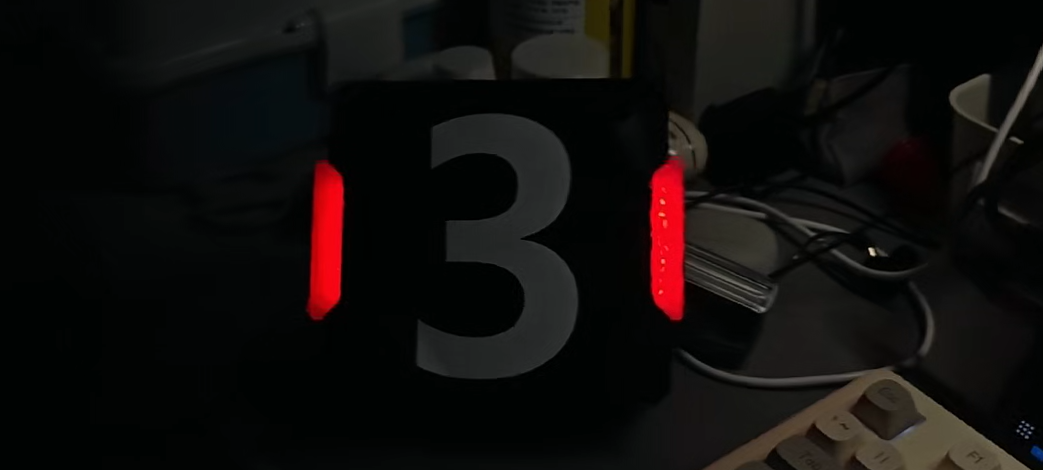
//> input picture 25机器人潘鑫润/培训3/hsv_demo/armor.jpg, 1043 x 470 px
$ ./main   (built with g++ and OpenCV 4)
//> lines starting //> are read from the running program, lines starting //| are printed output that depends on the picture; after the words box and inside, x2 and y2 are one past the last pixel; in counts of white or black regions, pixels touching at a corner belong together
#include <opencv2/opencv.hpp>
#include <opencv2/core/utils/filesystem.hpp>
#include <iostream>
#include <string>
#include <vector>
#include <algorithm>

// ==================== 确保输出目录存在 ====================
static void ensure_dir(const std::string &dir)
{
    cv::utils::fs::createDirectory(dir);              // 已存在则不报错
}

// ==================== 批量：单通道 → 三通道 ====================
static std::vector<cv::Mat> to_bgr_all(const std::vector<cv::Mat> &img)   // 输入叫 img
{
    std::vector<cv::Mat> out;
    out.reserve(img.size());
    for (const auto &m : img)                         // 遍历输入 img（原来错写成 out）
    {
        if (m.channels() == 1)                        // 单通道才转
        {
            cv::Mat bgr;
            cv::cvtColor(m, bgr, cv::COLOR_GRAY2BGR);
            out.push_back(bgr);
        }
        else                                          // 已是三通道直接放
        {
            out.push_back(m);                         // push_back，不是 push_backward
        }
    }
    return out;
}

// ==================== 给单张图片加标题 ====================
static cv::Mat with_title(const cv::Mat &img, const std::string &title)
{
    cv::Mat color;
    if (img.channels() == 1)
        cv::cvtColor(img, color, cv::COLOR_GRAY2BGR);
    else
        color = img.clone();

    cv::Mat canvas(color.rows + 40, color.cols, CV_8UC3, cv::Scalar(32, 32, 32)); // colr → color
    color.copyTo(canvas(cv::Rect(0, 40, color.cols, color.rows)));
    cv::putText(canvas, title, cv::Point(10, 30),
                cv::FONT_HERSHEY_SIMPLEX, 0.8, cv::Scalar(0, 0, 255), 2);
    return canvas;
}

// ==================== 多图三列铺平 ====================
static cv::Mat flatten(const std::vector<std::pair<std::string, cv::Mat>> &imgs)
{
    const int cols = 3;
    const int w = 430;
    const int n = static_cast<int>(imgs.size());
    const int rows = (n + cols - 1) / cols;

    std::vector<cv::Mat> tiles;
    for (const auto &[title, img] : imgs)
    {
        if (img.empty())
        {
            std::cout << "Image is empty: " << title << std::endl;
            continue;
        }
        int h = static_cast<int>(img.rows * 1.0 / img.cols * w);
        h = std::max(h, 1);
        cv::Mat resized;
        cv::resize(img, resized, cv::Size(w, h));
        tiles.push_back(with_title(resized, title));
    }

    if (tiles.empty())
        return cv::Mat();

    int tileH = 0;
    for (const auto &t : tiles) tileH = std::max(tileH, t.rows);
    int tileW = tiles[0].cols;

    std::vector<cv::Mat> row_imgs;
    for (int r = 0; r < rows; ++r)
    {
        std::vector<cv::Mat> row;
        int start = r * cols;
        int end   = std::min(start + cols, static_cast<int>(tiles.size()));
        for (int i = start; i < end; ++i)
        {
            cv::Mat t = tiles[i];
            if (t.rows < tileH)
            {
                cv::Mat padded(tileH, t.cols, CV_8UC3, cv::Scalar(32, 32, 32));
                t.copyTo(padded(cv::Rect(0, 0, t.cols, t.rows)));
                t = padded;
            }
            row.push_back(t);
        }
        while (static_cast<int>(row.size()) < cols)
            row.push_back(cv::Mat(tileH, tileW, CV_8UC3, cv::Scalar(32, 32, 32)));

        cv::Mat row_img;
        cv::hconcat(row, row_img);
        row_imgs.push_back(row_img);
    }

    cv::Mat montage;
    cv::vconcat(row_imgs, montage);
    return montage;
}

// ==================== 主函数 ====================
int main()
{
    const std::string outDir = "output";
    ensure_dir(outDir);

    std::string imagepath = "../armor.jpg";           // 双引号
    cv::Mat src = cv::imread(imagepath);
//> src is the input picture: 470 rows x 1043 cols, CV_8UC3; mean B, G, R 12.7, 14, 17.1
    if (src.empty())
    {
        std::cout << "Could not open or find the image" << std::endl;
        return -1;
    }

    // ---------- 1. HSV 分离 ----------
    cv::Mat imageHSV;
    cv::cvtColor(src, imageHSV, cv::COLOR_BGR2HSV);
//> imageHSV: 470 rows x 1043 cols, CV_8UC3; mean H, S, V 67.3, 121, 19

    std::vector<cv::Mat> channels;
    cv::split(imageHSV, channels);                    // H, S, V 单通道
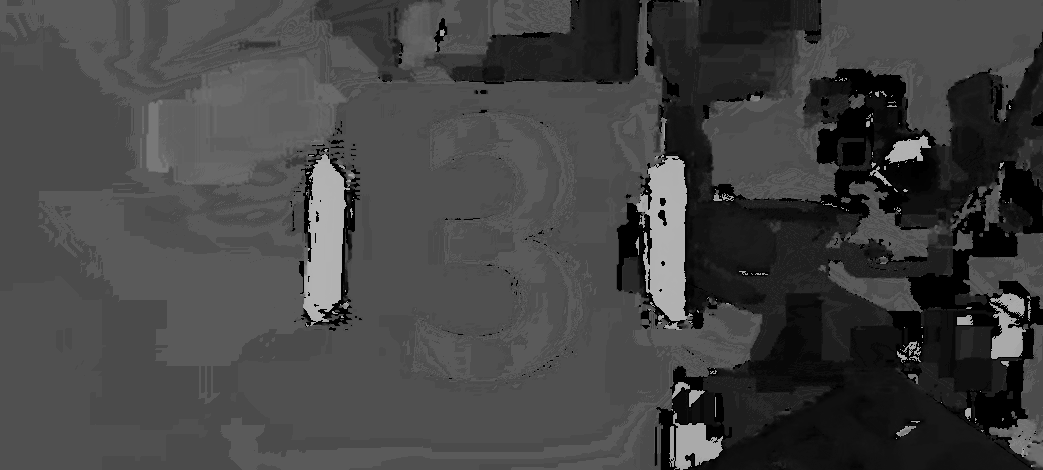
//> channels[0]: 470 rows x 1043 cols, CV_8UC1; min 0, max 179, mean 67.3
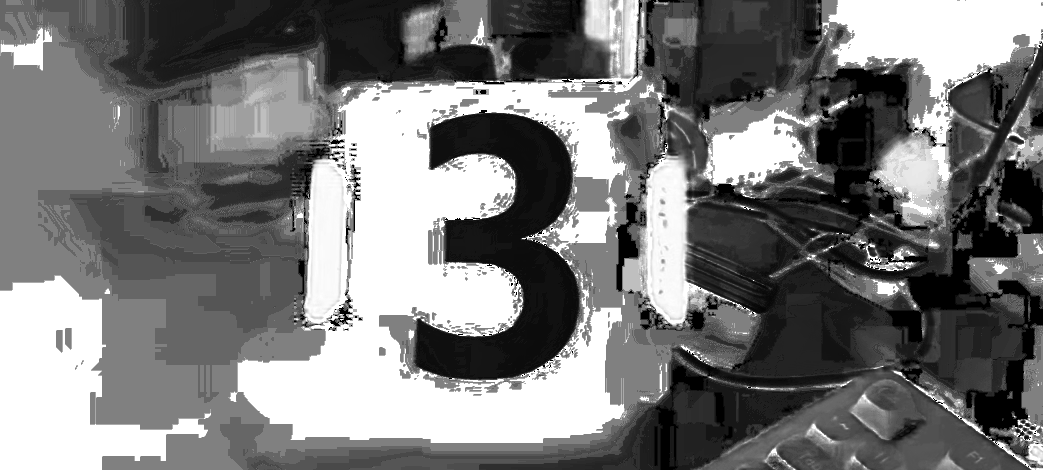
//> channels[1]: 470 rows x 1043 cols, CV_8UC1; min 0, max 255, mean 121
    cv::Mat H_channels = channels[0];
    cv::Mat S_channels = channels[1];
    cv::Mat V_channels = channels[2];

    // ---------- 2. 红色掩膜 + 开运算 ----------
    cv::Mat mask1, mask2, mask;
    cv::inRange(imageHSV, cv::Scalar(0, 100, 70),   cv::Scalar(10, 255, 255), mask1);  // cv::inRange
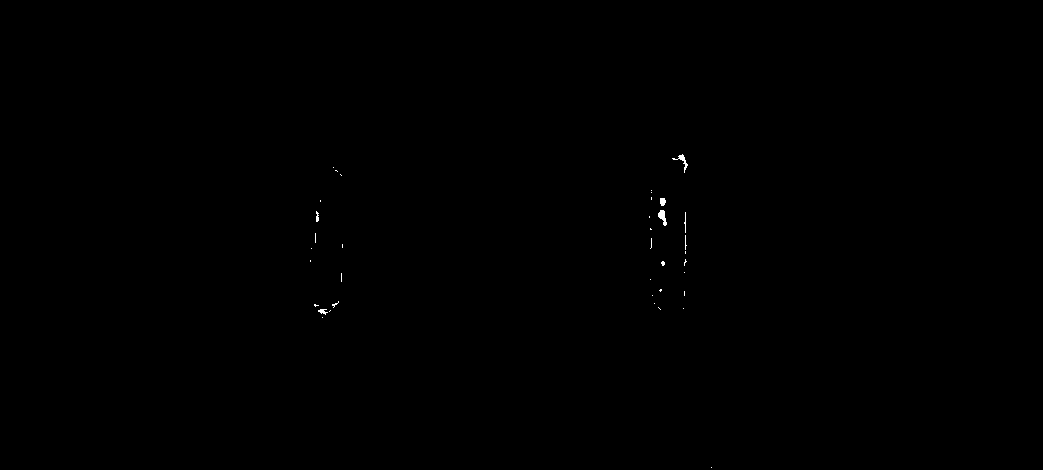
//> mask1: 470 rows x 1043 cols, CV_8UC1; 0.08% white; 38 white regions (32 under 20 px), largest, box (x1, y1, x2, y2) and area: (658, 210, 667, 226) 78, (672, 154, 688, 173) 68, (660, 198, 666, 206) 40, (318, 309, 328, 315) 33, (316, 211, 319, 222) 25, (684, 212, 686, 233) 23
    cv::inRange(imageHSV, cv::Scalar(170, 100, 70), cv::Scalar(180, 255, 255), mask2);
//> mask2: 470 rows x 1043 cols, CV_8UC1; 1.9% white; 2 white regions, box (x1, y1, x2, y2) and area: (649, 156, 687, 321) 5006, (308, 160, 345, 320) 4481
    cv::bitwise_or(mask1, mask2, mask);
//> mask: 470 rows x 1043 cols, CV_8UC1; 2% white; 3 white regions (1 under 20 px), largest, box (x1, y1, x2, y2) and area: (649, 154, 688, 321) 5298, (308, 160, 345, 320) 4599

    cv::Mat kernel = cv::getStructuringElement(cv::MORPH_RECT, cv::Size(5, 5));
    cv::Mat mask_open;
    cv::morphologyEx(mask, mask_open, cv::MORPH_OPEN, kernel);
//> mask_open: 470 rows x 1043 cols, CV_8UC1; 2% white; 2 white regions, box (x1, y1, x2, y2) and area: (649, 155, 687, 321) 5279, (308, 161, 345, 320) 4594

    // ---------- 3. 叠加图 ----------
    cv::Mat overlay = src.clone();
    overlay.setTo(cv::Scalar(0, 255, 0), mask_open);
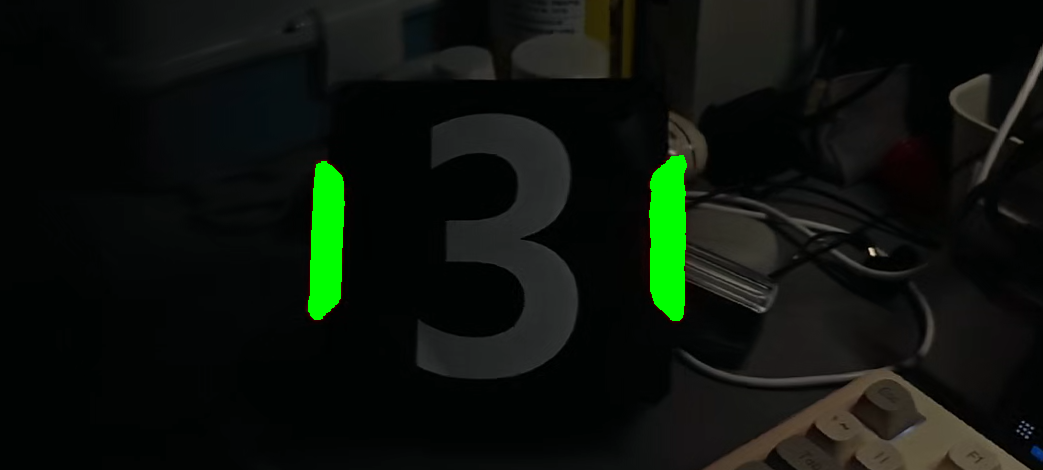
//> overlay: 470 rows x 1043 cols, CV_8UC3; 2.01% of pixels changed, all inside (x1, y1, x2, y2) = (308, 155, 687, 321)

    // ---------- 4. 保存到 output/ ----------
    std::vector<std::pair<std::string, cv::Mat>> toSave = {
        {"original.png",   src},
        {"H_channel.png",  H_channels},
        {"S_channel.png",  S_channels},
        {"V_channel.png",  V_channels},
        {"mask_raw.png",   mask},
        {"mask_open.png",  mask_open},                // 补上开运算掩膜
        {"overlay.png",    overlay},                  // 双引号
    };
//> toSave = 7 items
    for (const auto &[name, mat] : toSave)
        cv::imwrite(outDir + "/" + name, mat);
//> this loop made 7 passes
//> name on passes 1 to 7: "original.png", "H_channel.png", "S_channel.png", "V_channel.png", "mask_raw.png", "mask_open.png", "overlay.png"

    // ---------- 5. 批量转三通道（含 mask_open）----------
    std::vector<cv::Mat> singleCH = {H_channels, S_channels, V_channels, mask_open}; // 加 mask_open
    std::vector<cv::Mat> threeCH  = to_bgr_all(singleCH);   // 统一命名 threeCH
//> the loop in to_bgr_all, `for (const auto &m : img)` made 4 passes

    // ---------- 6. 拼贴 6 张（2 行 × 3 列）----------
    std::vector<std::pair<std::string, cv::Mat>> imgs = {
        {"Original",  src},
        {"H channel", threeCH[0]},                    // 用 threeCH（大写）
        {"S channel", threeCH[1]},
        {"V channel", threeCH[2]},
        {"Mask",      threeCH[3]},                    // threeCH[3] = mask_open 的三通道版
        {"Overlay",   overlay},
    };
//> imgs = 6 items
    cv::Mat montage = flatten(imgs);
//> in flatten, `const int n = static_cast<int>(imgs.size());`: n = 6
//> in flatten, `const int rows = (n + cols - 1) / cols;`: rows = 2
//> the loop in flatten, `for (const auto &[title, img] : imgs)` made 6 passes
//> pass 1, in with_title, `cv::putText(canvas, title, cv::Point(10, 30), cv::FONT_HERSHEY_SIMPLEX..`:
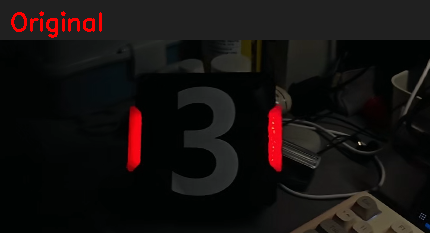
//> canvas: 233 rows x 430 cols, CV_8UC3; mean B, G, R 15.7, 16.9, 21.2
//> pass 2, in with_title (call 2), `cv::putText(canvas, title, cv::Point(10, 30), cv::FONT_HERSHEY_SIMPLEX..`:
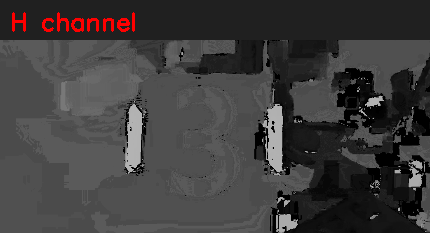
//> canvas: 233 rows x 430 cols, CV_8UC3; mean B, G, R 61, 61, 63
//> the loop in flatten, `for (const auto &t : tiles) tileH = std::max(tileH, t.rows);` made 6 passes
//> after the loop in flatten, `for (const auto &t : tiles) tileH = std::max(tileH, t.rows);`: tileH = 233
//> in flatten, `int tileW = tiles[0].cols;`: tileW = 430
//> the loop in flatten, `for (int r = 0; r < rows; ++r)` made 2 passes
//> end on passes 1 to 2: 3, 6
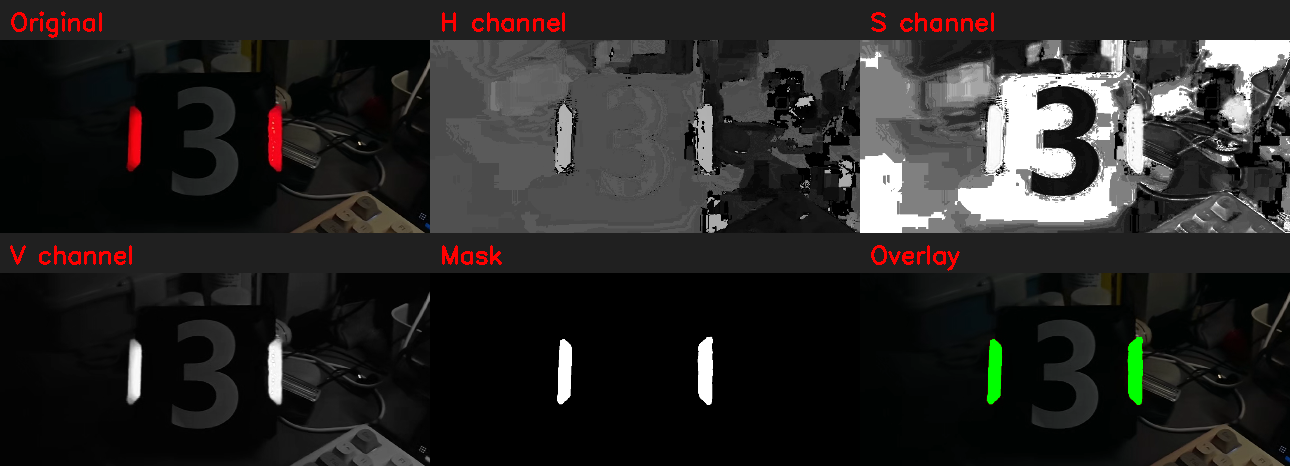
//> montage: 466 rows x 1290 cols, CV_8UC3; mean B, G, R 38, 39.1, 40.5
    if (!montage.empty())
    {
        cv::imwrite(outDir + "/montage.png", montage);
        cv::imshow("montage", montage);
    }

    cv::waitKey(0);
    return 0;
}
